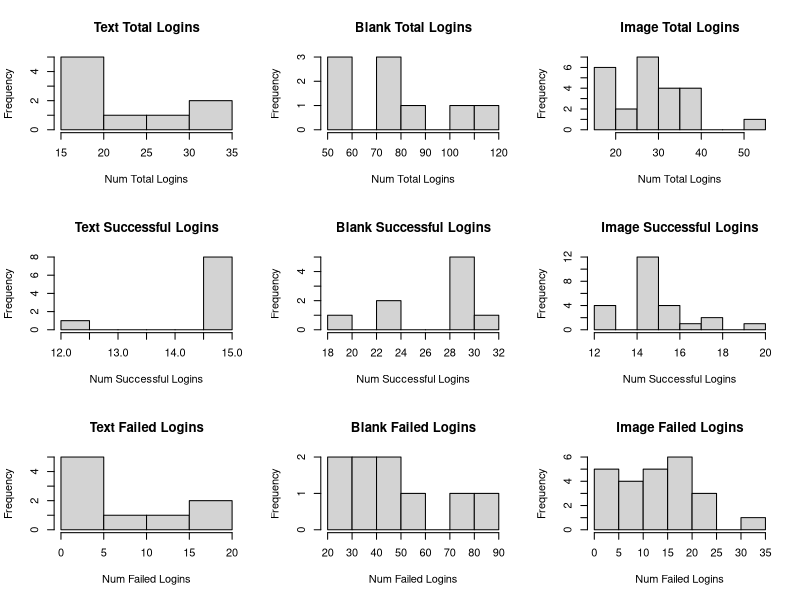
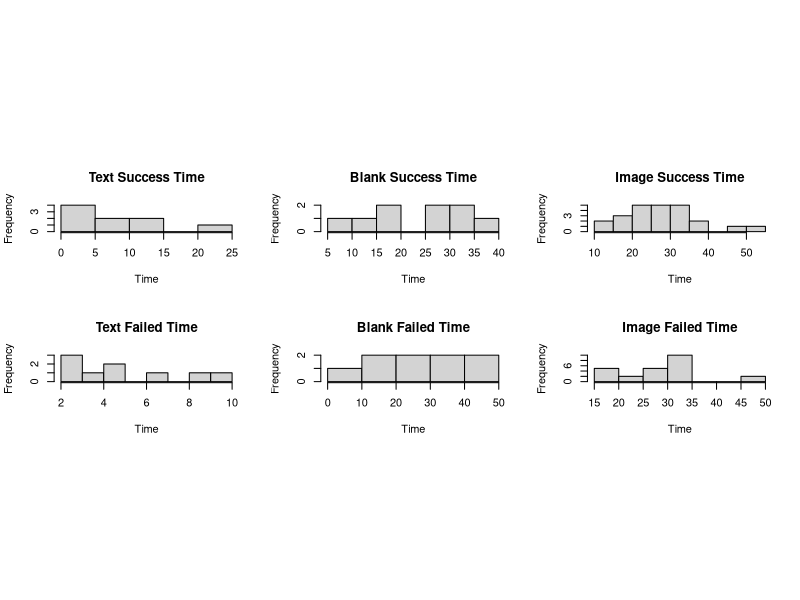
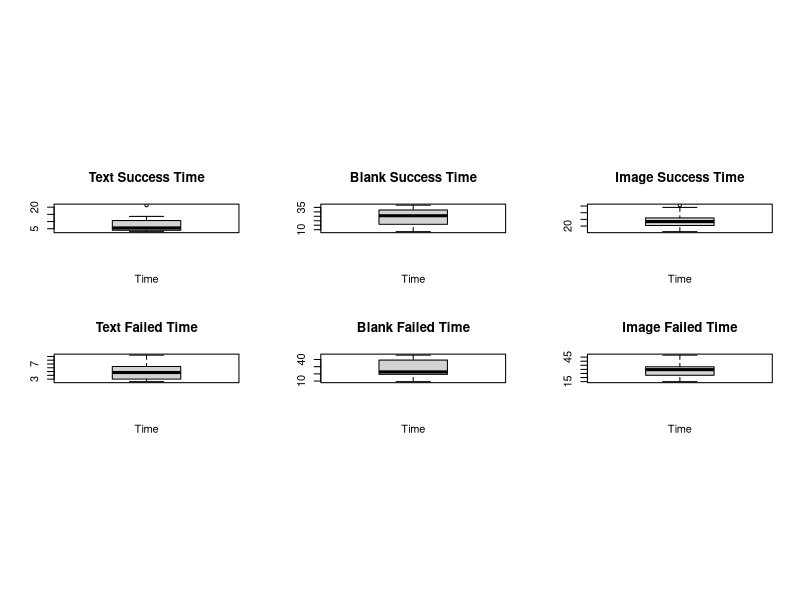

These charts were generated, in order, by the following R code:
# Read in the data
data = read.csv("./data/parsed_data.csv")

# Seperate data by scheme
schemes = unique(data$scheme)


# Blank list of values
listVars = c()

# For each scheme type
for (s in schemes)
{
  # LOGIN NUMBER PROCESSING
  
  # Calculate statistics for Total Logins
  listVars = append(listVars, mean(data$totalLogin[data$scheme == s]))
  listVars = append(listVars, sd(data$totalLogin[data$scheme == s]))
  listVars = append(listVars, median(data$totalLogin[data$scheme == s]))
  
  # Calculate statistics for Successful Logins
  listVars = append(listVars, mean(data$successLogin[data$scheme == s]))
  listVars = append(listVars, sd(data$successLogin[data$scheme == s]))
  listVars = append(listVars, median(data$successLogin[data$scheme == s]))
  
  # Calculate statistics for Failed Logins
  listVars = append(listVars, mean(data$failLogin[data$scheme == s]))
  listVars = append(listVars, sd(data$failLogin[data$scheme == s]))
  listVars = append(listVars, median(data$failLogin[data$scheme == s]))
  
  
  # LOGIN TIME PROCESSING
  
  # Calculate statistics for Successful Login Times
  listVars = append(listVars, mean(data$successTime[data$scheme == s]))
  listVars = append(listVars, sd(data$successTime[data$scheme == s]))
  listVars = append(listVars, median(data$successTime[data$scheme == s]))
  
  # Calculate statistics for Failed Login Times
  listVars = append(listVars, mean(data$failTime[data$scheme == s]))
  listVars = append(listVars, sd(data$failTime[data$scheme == s]))
  listVars = append(listVars, median(data$failTime[data$scheme == s]))

} # END OF SCHEME LOOP

# Create the matrix
matrixVars = matrix(listVars, nrow = length(schemes), ncol = 15, byrow = TRUE)

# Name the matrix rows and columns
dimnames(matrixVars) = list(as.character(schemes), c("meanTotal","sdTotal","medianTotal","meanSuccess","sdSuccess","medianSuccess","meanFail","sdFail","medianFail","meanSuccessTime","sdSuccessTime","medianSuccessTime","meanFailTime","sdFailTime","medianFailTime"))




# Now let's do the GRAPHS!!!!!!!!!!!
pdf(file="./data/all_graphs.pdf", paper="letter", height=10)

# Make Graphs for Total Logins
par(mfrow=c(3,length(schemes)))
for (s in schemes)
{
  hist(data$totalLogin[data$scheme == s], main=paste(as.character(s), "Total Logins"), xlab="Num Total Logins")
}

# Make Graphs for Successful Logins
for (s in schemes)
{
  hist(data$successLogin[data$scheme == s], main=paste(as.character(s), "Successful Logins"), xlab="Num Successful Logins")
}

# Make Graphs for Falied Logins
for (s in schemes)
{
  hist(data$failLogin[data$scheme == s], main=paste(as.character(s), "Failed Logins"), xlab="Num Failed Logins")
}
#readline("next?")



# LOGIN TIME PROCESSING HISTOGRAMS

# Make Graphs for Successful Login Times
#par(mfrow=c(2,length(schemes)))
layout(matrix(c(0,0,0, 1,2,3, 4,5,6, 0,0,0), nrow = 4, ncol = 3, byrow = TRUE))
for (s in schemes)
{
  hist(data$successTime[data$scheme == s], main=paste(as.character(s), "Success Time"), xlab="Time")
}

# Make Graphs for Failed Login Times
for (s in schemes)
{
  hist(data$failTime[data$scheme == s], main=paste(as.character(s), "Failed Time"), xlab="Time")
}
#readline("next?")

# LOGIN TIME PROCESSING BOXPLOTS

# Make Graphs for Successful Login Times
#par(mfrow=c(2,length(schemes)))
layout(matrix(c(0,0,0, 1,2,3, 4,5,6, 0,0,0), nrow = 4, ncol = 3, byrow = TRUE))
for (s in schemes)
{
  boxplot(data$successTime[data$scheme == s], main=paste(as.character(s), "Success Time"), xlab="Time")
}

# Make Graphs for Failed Login Times
for (s in schemes)
{
  boxplot(data$failTime[data$scheme == s], main=paste(as.character(s), "Failed Time"), xlab="Time")
}

# Finish the PDF
dev.off()

